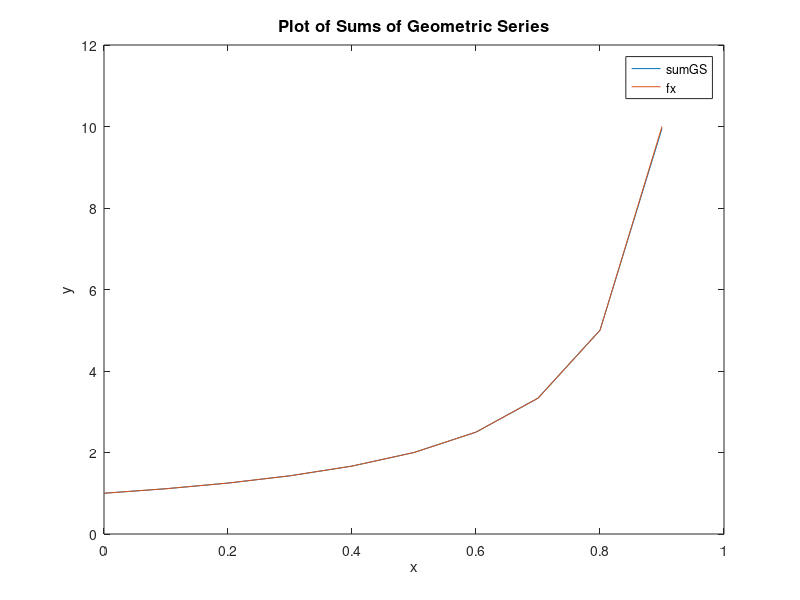

MATLAB code for this plot:
clc

N = 50;  %to whatever N power. I used 50.
x = (0:0.1:0.9)'; %x-values.
sumGS = zeros(1,length(x))'; %initialize a sum vector.
fx = zeros(1, length(x))'; %initialize fx vector.
for i = 1:(length(x))
    for j = 0:N
        sumGS(i) = sumGS(i)+ x(i).^(j);
    end
    fx(i) = (1-x(i))^(-1); 
end

plot(x,sumGS,x,fx)
xlabel('x')
ylabel('y')
title('Plot of Sums of Geometric Series','FontSize',12)
legend('sumGS','fx')

